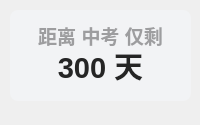
<?xml version="1.0" encoding="UTF-8"?>
<ui version="4.0">
 <class>Form</class>
 <widget class="QWidget" name="Form">
  <property name="geometry">
   <rect>
    <x>0</x>
    <y>0</y>
    <width>200</width>
    <height>125</height>
   </rect>
  </property>
  <property name="minimumSize">
   <size>
    <width>0</width>
    <height>0</height>
   </size>
  </property>
  <property name="maximumSize">
   <size>
    <width>16777215</width>
    <height>65536</height>
   </size>
  </property>
  <property name="windowTitle">
   <string>自定义倒计时</string>
  </property>
  <widget class="QLabel" name="countdown_custom_title">
   <property name="geometry">
    <rect>
     <x>20</x>
     <y>20</y>
     <width>161</width>
     <height>31</height>
    </rect>
   </property>
   <property name="font">
    <font>
     <family>Microsoft YaHei UI</family>
     <pointsize>14</pointsize>
     <weight>75</weight>
     <bold>true</bold>
    </font>
   </property>
   <property name="styleSheet">
    <string notr="true">color: rgba(0, 0, 0, 90);
font-weight: bold;</string>
   </property>
   <property name="text">
    <string>距离 中考 仅剩</string>
   </property>
   <property name="textFormat">
    <enum>Qt::PlainText</enum>
   </property>
   <property name="alignment">
    <set>Qt::AlignCenter</set>
   </property>
  </widget>
  <widget class="QLabel" name="custom_countdown">
   <property name="geometry">
    <rect>
     <x>20</x>
     <y>30</y>
     <width>161</width>
     <height>71</height>
    </rect>
   </property>
   <property name="font">
    <font>
     <family>Microsoft YaHei UI</family>
     <pointsize>22</pointsize>
     <weight>75</weight>
     <bold>true</bold>
    </font>
   </property>
   <property name="styleSheet">
    <string notr="true">border: none;
color: rgba(37, 37, 37, 255);
font-weight: bold</string>
   </property>
   <property name="text">
    <string>300 天</string>
   </property>
   <property name="textFormat">
    <enum>Qt::PlainText</enum>
   </property>
   <property name="alignment">
    <set>Qt::AlignCenter</set>
   </property>
  </widget>
  <widget class="QLabel" name="backgnd">
   <property name="geometry">
    <rect>
     <x>10</x>
     <y>10</y>
     <width>181</width>
     <height>91</height>
    </rect>
   </property>
   <property name="styleSheet">
    <string notr="true">background-color: rgba(242, 243, 245, 255);
border-radius: 8px</string>
   </property>
   <property name="text">
    <string/>
   </property>
  </widget>
  <zorder>backgnd</zorder>
  <zorder>countdown_custom_title</zorder>
  <zorder>custom_countdown</zorder>
 </widget>
 <resources/>
 <connections/>
</ui>
